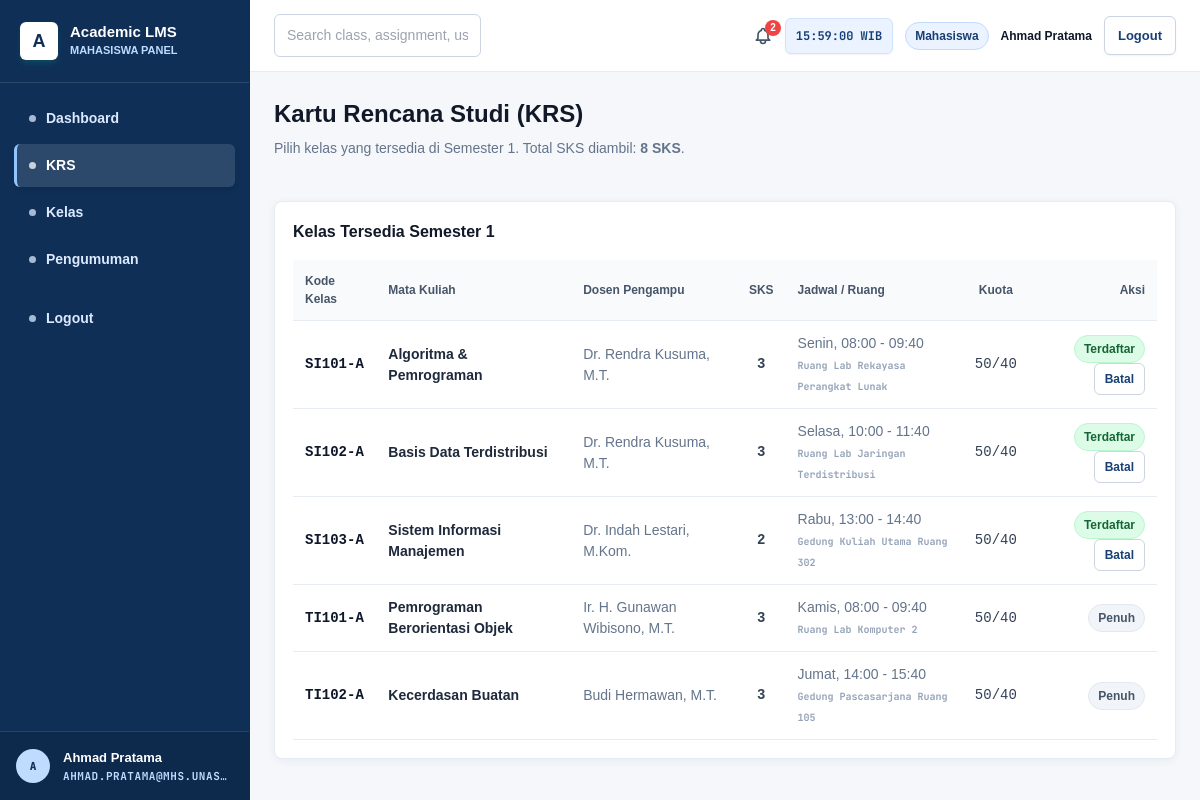
The page /mahasiswa/krs.php (signed in) on the database its author committed.
### tables this page shows
CREATE TABLE IF NOT EXISTS kelas (
  id INT AUTO_INCREMENT PRIMARY KEY,
  matakuliah_id INT NOT NULL,
  dosen_id INT,
  kode_kelas VARCHAR(50) NOT NULL UNIQUE,
  semester INT NOT NULL,
  tahun_akademik VARCHAR(20) DEFAULT '2025/2026',
  hari VARCHAR(20) NOT NULL,
  jam_mulai TIME NOT NULL,
  jam_selesai TIME NOT NULL,
  ruangan VARCHAR(100) NOT NULL,
  kapasitas INT NOT NULL DEFAULT 40,
  jumlah_mahasiswa INT DEFAULT 0,
  FOREIGN KEY (matakuliah_id) REFERENCES matakuliah(id) ON DELETE CASCADE,
  FOREIGN KEY (dosen_id) REFERENCES dosen(id) ON DELETE SET NULL
);

CREATE TABLE IF NOT EXISTS matakuliah (
  id INT AUTO_INCREMENT PRIMARY KEY,
  kode_matkul VARCHAR(20) NOT NULL UNIQUE,
  nama_matkul VARCHAR(150) NOT NULL,
  sks INT NOT NULL
);

### mahasiswa/krs.php (the view, shortened to what this page needs)
<?php
require_once __DIR__ . '/../auth/check_auth.php';
$mhs_id = $_SESSION['mahasiswa_id'] ?? 0;
$semester = $_SESSION['semester'] ?? 1;
$stmtAvail = $pdo->prepare("
    SELECT k.*, m.nama_matkul, m.kode_matkul, m.sks, u.nama_lengkap AS nama_dosen,
           (SELECT COUNT(*) FROM krs WHERE krs.kelas_id = k.id AND krs.mahasiswa_id = :mhs) AS sudah_ambil
    FROM kelas k
    JOIN matakuliah m ON k.matakuliah_id = m.id
    LEFT JOIN dosen d ON k.dosen_id = d.id
    LEFT JOIN users u ON d.user_id = u.id
    WHERE k.semester = :sem
    ORDER BY k.kode_kelas ASC
");
$stmtAvail->execute(['mhs' => $mhs_id, 'sem' => $semester]);
$available = $stmtAvail->fetchAll();
$totalSks = 0;
foreach ($available as $a) {
    if ($a['sudah_ambil']) $totalSks += $a['sks'];
}
?>
<!DOCTYPE html>
<html lang="id">
<head>
    <script src="https://cdn.tailwindcss.com"></script>
    <link rel="stylesheet" href="../assets/css/app.css">
</head>
<body class="bg-slate-50">
<?php include __DIR__ . '/../components/sidebar.php'; ?>
<div class="main-content">
    <?php include __DIR__ . '/../components/header.php'; ?>
    <main class="page-container">
        <div class="page-header">
            <div>
                <h1 class="page-title">Kartu Rencana Studi (KRS)</h1>
                <p class="page-subtitle">Pilih kelas yang tersedia di Semester <?= $semester ?>. Total SKS diambil: <b><?= $totalSks ?> SKS</b>.</p>
            </div>
        </div>
        <div class="card">
            <h3 class="card-title mb-4">Kelas Tersedia Semester <?= $semester ?></h3>
            <div class="overflow-x-auto">
                <table class="w-full text-left border-collapse">
                    <thead>
                        <tr>
                            <th class="table-header">Kode Kelas</th>
                            <th class="table-header">Mata Kuliah</th>
                            <th class="table-header">Dosen Pengampu</th>
                            <th class="table-header text-center">SKS</th>
                            <th class="table-header">Jadwal / Ruang</th>
                            <th class="table-header text-center">Kuota</th>
                            <th class="table-header text-right">Aksi</th>
                        </tr>
                    </thead>
                    <tbody>
                        <?php if (empty($available)): ?>
                            <tr><td colspan="7" class="table-cell text-center text-slate-400 font-mono">Belum ada kelas yang dibuka untuk semester ini.</td></tr>
                        <?php else: ?>
                            <?php foreach ($available as $k): ?>
                                <tr class="table-row-hover">
                                    <td class="table-cell font-mono font-bold text-slate-900"><?= htmlspecialchars($k['kode_kelas']) ?></td>
                                    <td class="table-cell font-bold text-slate-800"><?= htmlspecialchars($k['nama_matkul']) ?></td>
                                    <td class="table-cell text-slate-500"><?= htmlspecialchars($k['nama_dosen'] ?? 'Belum Ditentukan') ?></td>
                                    <td class="table-cell text-center font-mono font-bold"><?= $k['sks'] ?></td>
                                    <td class="table-cell text-slate-500">
                                        <?= htmlspecialchars($k['hari']) ?>, <?= date('H:i', strtotime($k['jam_mulai'])) ?> - <?= date('H:i', strtotime($k['jam_selesai'])) ?><br>
                                        <span class="room-badge-gray"><?= htmlspecialchars($k['ruangan']) ?></span>
                                    </td>
                                    <td class="table-cell text-center font-mono"><?= $k['jumlah_mahasiswa'] ?>/<?= $k['kapasitas'] ?></td>
                                    <td class="table-cell text-right">
                                        <?php if ($k['sudah_ambil']): ?>
                                            <form action="" method="POST" style="display:inline;">
                                                <span class="badge badge-emerald">Terdaftar</span>
                                                <button type="submit" class="btn-secondary btn-sm">Batal</button>
                                            </form>
                                        <?php elseif ($k['jumlah_mahasiswa'] >= $k['kapasitas']): ?>
                                            <span class="badge badge-gray">Penuh</span>
                                        <?php endif; ?>
                                    </td>
                                </tr>
                            <?php endforeach; ?>
                        <?php endif; ?>
                    </tbody>
                </table>
            </div>
        </div>
    </main>
</div>
</body>
</html>

### rows shown on the page
kelas: kode_kelas "SI101-A", matakuliah.nama_matkul "Algoritma & Pemrograman", nama_dosen "Dr. Rendra Kusuma, M.T.", matakuliah.sks "3", hari "Senin", jam_mulai "08:00", jam_selesai "09:40", ruangan "Ruang Lab Rekayasa Perangkat Lunak", jumlah_mahasiswa "50", kapasitas "40"
kelas: kode_kelas "SI102-A", matakuliah.nama_matkul "Basis Data Terdistribusi", nama_dosen "Dr. Rendra Kusuma, M.T.", matakuliah.sks "3", hari "Selasa", jam_mulai "10:00", jam_selesai "11:40", ruangan "Ruang Lab Jaringan Terdistribusi", jumlah_mahasiswa "50", kapasitas "40"
kelas: kode_kelas "SI103-A", matakuliah.nama_matkul "Sistem Informasi Manajemen", nama_dosen "Dr. Indah Lestari, M.Kom.", matakuliah.sks "2", hari "Rabu", jam_mulai "13:00", jam_selesai "14:40", ruangan "Gedung Kuliah Utama Ruang 302", jumlah_mahasiswa "50", kapasitas "40"
kelas: kode_kelas "TI101-A", matakuliah.nama_matkul "Pemrograman Berorientasi Objek", nama_dosen "Ir. H. Gunawan Wibisono, M.T.", matakuliah.sks "3", hari "Kamis", jam_mulai "08:00", jam_selesai "09:40", ruangan "Ruang Lab Komputer 2", jumlah_mahasiswa "50", kapasitas "40", shows "Penuh"
kelas: kode_kelas "TI102-A", matakuliah.nama_matkul "Kecerdasan Buatan", nama_dosen "Budi Hermawan, M.T.", matakuliah.sks "3", hari "Jumat", jam_mulai "14:00", jam_selesai "15:40", ruangan "Gedung Pascasarjana Ruang 105", jumlah_mahasiswa "50", kapasitas "40", shows "Penuh"

### other values the page prints
$current_role "MAHASISWA"
$item[0] "Dashboard"
$item[0] "KRS"
$item[0] "Kelas"
$item[0] "Pengumuman"
substr($_SESSION['nama_lengkap'] ?? 'U', 0, 1) "A"
$_SESSION['nama_lengkap'] "Ahmad Pratama"
$_SESSION['email'] "AHMAD.PRATAMA@MHS.UNAS…"
$notif_count "2"
$current_role "Mahasiswa"
$user_display_name "Ahmad Pratama"
$semester "1"
$totalSks "8"
